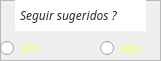
      <widget class="QFrame" name="frame_26">
       <property name="geometry">
        <rect>
         <x>520</x>
         <y>240</y>
         <width>161</width>
         <height>61</height>
        </rect>
       </property>
       <property name="frameShape">
        <enum>QFrame::StyledPanel</enum>
       </property>
       <property name="frameShadow">
        <enum>QFrame::Raised</enum>
       </property>
       <widget class="QLabel" name="label_27">
        <property name="geometry">
         <rect>
          <x>15</x>
          <y>0</y>
          <width>131</width>
          <height>31</height>
         </rect>
        </property>
        <property name="font">
         <font>
          <family>Cocogoose Pro</family>
          <pointsize>9</pointsize>
          <italic>true</italic>
         </font>
        </property>
        <property name="styleSheet">
         <string notr="true">color: rgb(35,45,55);
background-color: rgb(255, 255, 255);</string>
        </property>
        <property name="text">
         <string>Seguir sugeridos ?</string>
        </property>
        <property name="indent">
         <number>5</number>
        </property>
       </widget>
       <widget class="QRadioButton" name="radSeguirNao_2">
        <property name="geometry">
         <rect>
          <x>100</x>
          <y>40</y>
          <width>61</width>
          <height>16</height>
         </rect>
        </property>
        <property name="font">
         <font>
          <family>Cocogoose Pro</family>
          <pointsize>9</pointsize>
          <italic>true</italic>
          <underline>false</underline>
          <stylestrategy>PreferDefault</stylestrategy>
         </font>
        </property>
        <property name="layoutDirection">
         <enum>Qt::LeftToRight</enum>
        </property>
        <property name="autoFillBackground">
         <bool>false</bool>
        </property>
        <property name="styleSheet">
         <string notr="true">color: rgb(255, 255, 100);</string>
        </property>
        <property name="text">
         <string>Não</string>
        </property>
       </widget>
       <widget class="QRadioButton" name="radSeguirSim_2">
        <property name="geometry">
         <rect>
          <x>0</x>
          <y>40</y>
          <width>71</width>
          <height>16</height>
         </rect>
        </property>
        <property name="font">
         <font>
          <family>Cocogoose Pro</family>
          <pointsize>9</pointsize>
          <italic>true</italic>
          <underline>false</underline>
          <stylestrategy>PreferDefault</stylestrategy>
         </font>
        </property>
        <property name="layoutDirection">
         <enum>Qt::LeftToRight</enum>
        </property>
        <property name="autoFillBackground">
         <bool>false</bool>
        </property>
        <property name="styleSheet">
         <string notr="true">color: rgb(255, 255, 100);</string>
        </property>
        <property name="text">
         <string>Sim</string>
        </property>
       </widget>
      </widget>
